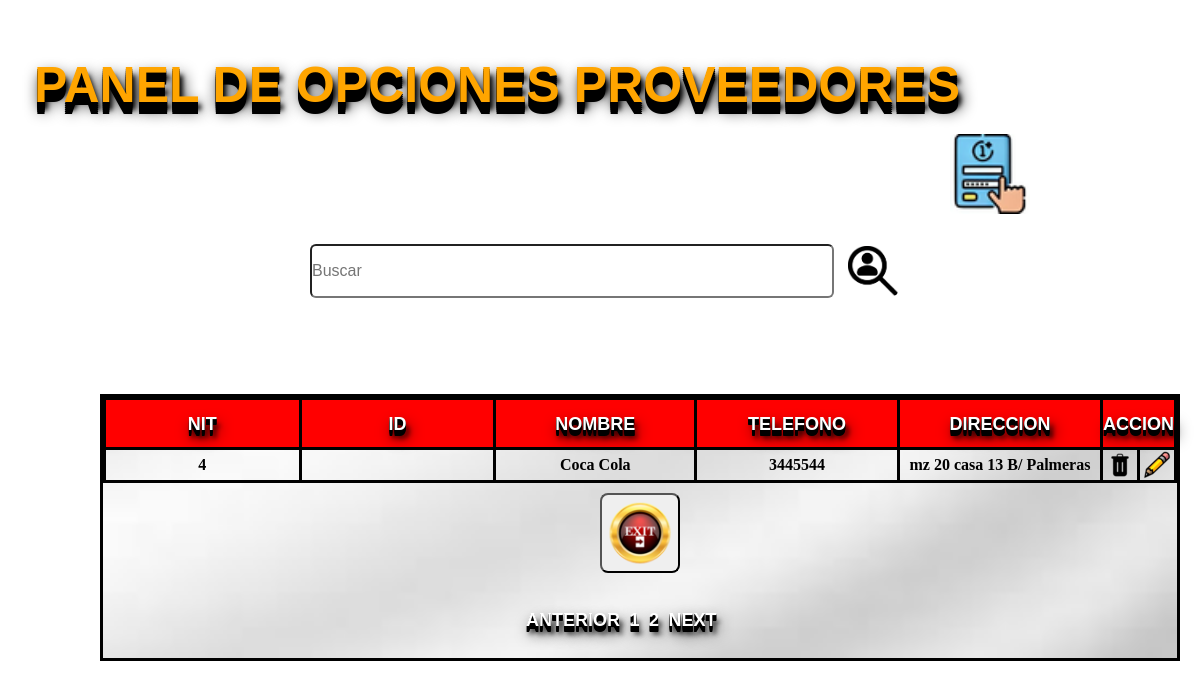
The app's page /tabla_proveedores/index.php?pagina=2 with its own data.
### tables this page shows
CREATE TABLE `proveedor` (
  `nit` int(11) NOT NULL,
  `nombre` char(70) DEFAULT NULL,
  `telefono` bigint(10) DEFAULT NULL,
  `direccion` char(80) DEFAULT NULL
);

### tabla_proveedores/index.php (the view, shortened to what this page needs)
<!DOCTYPE html>
<html lang="en">
<head>
    <link rel="stylesheet" href="../css/prove.css">
</head>
<body>
<?php
	include("../conexion/conexion.php");
	$registros=3;
	if(isset($_GET["pagina"])){
		if($_GET["pagina"]==1){
			header("Location:./index.php");
		}else{
			$pagina=$_GET["pagina"];
		}
	}else{
		$pagina=1;
	}
	$empieza=($pagina-1)*$registros;
	$sql_total="SELECT * FROM proveedor";
	$resultado=$base->prepare($sql_total);
	$resultado->execute(array());
	$numfilas=$resultado->rowCount();
	$totalpagina=ceil($numfilas/$registros);
	$registros=$base->query("SELECT * FROM proveedor  LIMIT $empieza, $registros")->fetchALL(PDO::FETCH_OBJ);
?>
<h3>PANEL DE OPCIONES PROVEEDORES</h3>
    <form method="post" action="buscar.php">
        <div id="nim">
            <a href="registrar.php">
                <button type="button" class="btn btn-primary">
                </button>
            </a>
        </div>
        <input class="buscar"  type="search" name="busca"  id="" placeholder="Buscar">
        <button id="but" class="uno">buscar</button>
        <br> <br>
        <div id="tag">
        <table  class="table">
        <tr>
            <th>Nit</th>
            <th>Id</th>
            <th>Nombre</th>
            <th>Telefono</th>
            <th>Direccion</th>
            <th colspan="2">Accion</th>
        </tr>
        <?php
            foreach ($registros as $move) {
        ?>
<tr>
            <td><?php echo $move->nit;?></td>
            <td><?php echo $move->id?></td>
            <td><?php echo $move->nombre?></td>
            <td><?php echo $move->telefono?></td>
            <td><?php echo $move->direccion?></td>
            <td>
                    <a id="q1" href="eliminar.php?id=<?php echo $move->nit?> & nomb=<?php echo $move->nombre?>">
					    <img src="../imagenes/borrar.png" alt="eliminar">
                    </a>
                </td>
                <td>
                    <a id="q2" href="modificar.php?id=<?php echo $move->nit?> & nomb=<?php echo $move->nombre?>">
					    <img src="../imagenes/lapiz.png" alt="modificar">
                    </a>
                </td>
            </tr>
        <?php
        }
        ?>
    </div>
		<td>
            <a href="../administrador/index.php" onmouseup="window.close()">
                <input  id="bot" type="button" value="cerrar" name="cerrar" >
            </a>
		</td>
    </form>
    <div id="pagina">
        <nav>
            <ul>
                <li <?php  echo $_GET['pagina']=1?>>
                    <a href="index.php?pagina=<?php echo $_GET['pagina']=1 ?>">Anterior</a>
                </li>
                <?php
                for($i=0; $i<$totalpagina; $i++):?>
                <li  <?php echo $_GET ['pagina']==$i+1? 'active': ''?>">
                    <a href="index.php?pagina=<?php echo $i+1?>"><?php echo $i+1?></a>
                </li>
                <?php endfor?>
                <li <?php  echo $_GET['pagina']>=$totalpagina? 'disabled' : '' ?> ">
                    <a  href="index.php?pagina=<?php echo $_GET['pagina']+1 ?>">Next</a>
                </li>
            </ul>
        </nav>
    </div>
</body>
</html>

### css/prove.css (style rules this page uses)
* { margin: 0; padding: 0; box-sizing: border-box; }
body { background: url("../imagenes/fondo.png"); background-repeat: no-repeat; background-size: cover; font-weight: bold; }
a { text-decoration: none; color: red; font-weight: bold; }
#nim a button { display: inline-block; color: transparent; width: 80px; height: 80px; padding: 0px 10px; background-image: url(../imagenes/registrarse.png); background-size: cover; background-repeat: no-repeat; border-radius: 5px; outline: none; border: none; cursor: pointer; text-align: center; transition: all 0.2s linear; margin-top: 7%; margin-left: 950px; letter-spacing: 0.05px; }
#tag { width: 90%; margin-top: 80px; margin-left: 100px; border: 3px solid #000; border-spacing: 0; border-collapse: separate; background: url("../imagenes/degradado.png") no-repeat center center; background-size: cover; color: black; float: left; text-align: center; }
#tag th { width: 20%; height: 50px; text-align: center; border: 3px solid #000; border-spacing: 1px; background: red; color: white; float: center; font-weight: bold; font: bold 18px/1 arial; text-transform: uppercase; text-shadow: 0 1px 0 black, 0 2px 0 black, 0 3px 0 black, 0 4px 0 black, 0 5px 0 black, 0 6px 0 black, 3px 8px 15px black, 3px 8px 5px black; }
#tag td { width: 20%; text-align: center; border: 3px solid #000; border-spacing: 0; background: transparent; }
.buscar { margin-top: 30px; margin-left: 310px; width: 520px; height: 50px; border-radius: 6px; }
.uno { display: inline-block; color: transparent; width: 50px; height: 50px; background-image: url(../imagenes/buscar.png); background-size: cover; background-repeat: no-repeat; border-radius: 5px; outline: none; border: none; cursor: pointer; text-align: center; transition: all 0.2s linear; margin-top: 30px; margin-left: 10px; letter-spacing: 0.05px; }
h3 { text-align: center; line-height: 11px; color: white; float: right; right: 240px; position: relative; align-items: center; top: 60px; font-weight: bold; font: bold 50px/1 arial; text-transform: uppercase; color: orange; text-shadow: 0 2px 0 black, 0 4px 0 black, 0 6px 0 black, 0 8px 0 black, 0 10px 0 black, 0 12px 0 black, 3px 8px 15px black, 3px 8px 5px black; }
#q1 { display: inline-block; color: transparent; width: 30px; height: 30px; background-size: cover; background-repeat: no-repeat; border-radius: 5px; outline: none; border: none; cursor: pointer; text-align: center; transition: all 0.2s linear; letter-spacing: 0.05px; }
#q2 { display: inline-block; color: transparent; width: 30px; height: 30px; background-size: cover; background-repeat: no-repeat; border-radius: 5px; outline: none; border: none; cursor: pointer; text-align: center; transition: all 0.2s linear; letter-spacing: 0.05px; }
#bot { height: 80px; width: 80px; color: transparent; background-image: url(../imagenes/cerrar.png); background-size: cover; background-repeat: no-repeat; border-radius: 8px; transition: transform 200ms, box-shadow 200ms; outline: none; margin-top: 10px; margin-left: auto; margin-bottom: 10px; }
#pagina { width: 200px; min-height: auto; font-family: Arial, Helvetica, sans-serif; height: auto; border-radius: 10px; margin: 2% auto; padding: 1.5%; }
#pagina nav { float: center; text-align: center; outline: none; width: 150%; margin-left:-35px; }
#pagina nav ul { display: inline; float: left; font-family: Arial, Helvetica, sans-serif; margin-top: -10px; justify-content:center; }
#pagina nav ul li { display: inline; font-family: Arial, Helvetica, sans-serif; border-spacing: 0; border-collapse: separate; border-radius: 10px; left:auto; margin-left:5px; }
#pagina nav ul li a { color: #fff; float: center; border-radius: 2px; -moz-border-radius: 2px; -webkit-border-radius: 2px; text-align: center; align-content: center; align-items: center; letter-spacing: 0px; font: bold 18px/1 arial; text-transform: uppercase; text-shadow: 0 1px 0 black, 0 2px 0 black, 0 3px 0 black, 0 4px 0 black, 0 5px 0 black, 0 6px 0 black, 3px 8px 15px black, 3px 8px 5px black; }

### records on screen
proveedor: nit "4", nombre "Coca Cola", telefono "3445544", direccion "mz 20 casa 13 B/ Palmeras"
